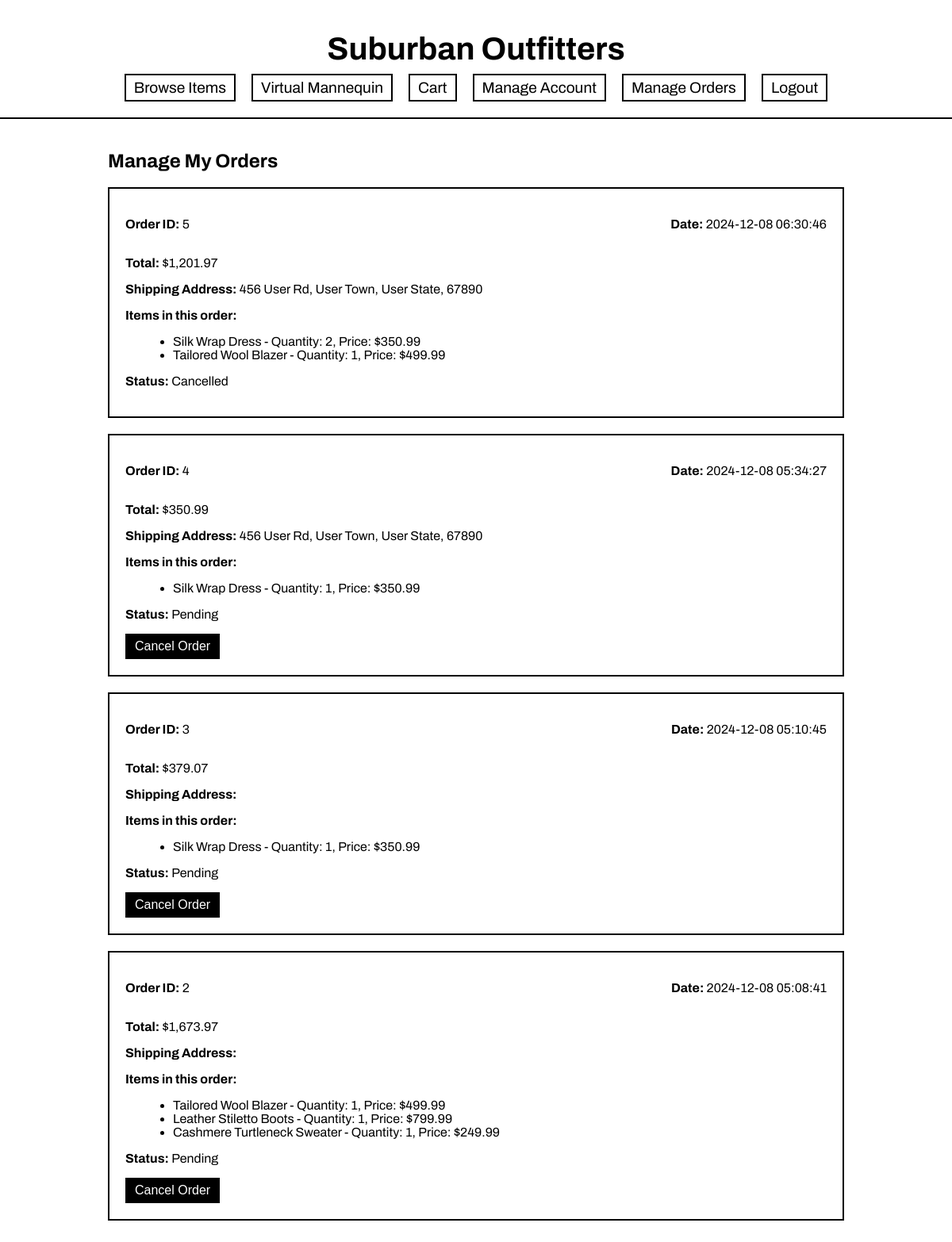
The app's page /manage_user_orders.php (signed in) with its own data.
### tables this page shows
CREATE TABLE `orders` (
  `id` int UNSIGNED NOT NULL,
  `user_id` int UNSIGNED NOT NULL,
  `order_date` timestamp NULL DEFAULT CURRENT_TIMESTAMP,
  `status` enum('Pending','Shipped','Delivered','Cancelled') DEFAULT 'Pending',
  `total_amount` decimal(10,2) NOT NULL,
  `shipping_address` text
);

CREATE TABLE `order_items` (
  `id` int UNSIGNED NOT NULL,
  `order_id` int UNSIGNED NOT NULL,
  `item_id` int UNSIGNED NOT NULL,
  `quantity` int NOT NULL,
  `price` decimal(10,2) NOT NULL
);

CREATE TABLE `Items` (
  `id` int UNSIGNED NOT NULL,
  `name` varchar(255) NOT NULL,
  `price` decimal(10,2) NOT NULL,
  `description` text,
  `stock_quantity` int UNSIGNED NOT NULL,
  `image` varchar(255) DEFAULT NULL
);

### manage_user_orders.php (the view, shortened to what this page needs)
<?php
include 'db_config.php';
$user_id = $_SESSION['user_id'];
$sql = "SELECT * FROM orders WHERE user_id = ? ORDER BY order_date DESC";
$stmt = $conn->prepare($sql);
$stmt->bind_param('i', $user_id);
$stmt->execute();
$result = $stmt->get_result();
$orders = [];
while ($row = $result->fetch_assoc()) {
    $orders[] = $row;
}
function fetchOrderItems($order_id, $conn) {
    $sql = "SELECT oi.*, i.name FROM order_items oi JOIN items i ON oi.item_id = i.id WHERE oi.order_id = ?";
    $stmt = $conn->prepare($sql);
    $stmt->bind_param('i', $order_id);
    $stmt->execute();
    return $stmt->get_result()->fetch_all(MYSQLI_ASSOC);
}
?>
<!DOCTYPE html>
<html lang="en">
<head>
</head>
<body>
    <div class="header">
        <a href="homepage.php" class="logo">Suburban Outfitters</a>
        <div class="nav">
            <a href="catalog.php">Browse Items</a>
            <a href="mannequin.php">Virtual Mannequin</a>
            <a href="shoppingcart.php">Cart</a>
            <a href="manage_account.php">Manage Account</a>
            <a href="manage_user_orders.php">Manage Orders</a>
            <a href="logout.php">Logout</a>
        </div>
    </div>
    <div class="orders-container">
        <h2>Manage My Orders</h2>
        <?php if (count($orders) > 0): ?>
            <?php foreach ($orders as $order): ?>
                <div class="order">
                    <div class="order-header">
                        <p><strong>Order ID:</strong> <?php echo $order['id']; ?></p>
                        <p><strong>Date:</strong> <?php echo $order['order_date']; ?></p>
                    </div>
                    <p><strong>Total:</strong> $<?php echo number_format($order['total_amount'], 2); ?></p>
                    <p><strong>Shipping Address:</strong> <?php echo htmlspecialchars($order['shipping_address'], ENT_QUOTES); ?></p>
                    <div class="order-items">
                        <p><strong>Items in this order:</strong></p>
                        <ul>
                            <?php $items = fetchOrderItems($order['id'], $conn); ?>
                            <?php foreach ($items as $item): ?>
                                <li><?php echo htmlspecialchars($item['name'], ENT_QUOTES); ?> - Quantity: <?php echo $item['quantity']; ?>, Price: $<?php echo number_format($item['price'], 2); ?></li>
                            <?php endforeach; ?>
                        </ul>
                    </div>
                    <div class="order-status">
                        <p><strong>Status:</strong> <?php echo $order['status']; ?></p>
                    </div>
                    <?php if ($order['status'] !== 'Cancelled'): ?>
                        <div class="order-actions">
                            <form method="POST" action="">
                                <button type="submit" name="cancel_order">Cancel Order</button>
                            </form>
                        </div>
                    <?php endif; ?>
                </div>
            <?php endforeach; ?>
        <?php else: ?>
            <p>You have no orders.</p>
        <?php endif; ?>
    </div>
</body>
</html>

### manage_user_orders.php (style rules this page uses)
body { font-family: 'Archivo', sans-serif; margin: 20px; background-color: #fff; color: #000; display: flex; flex-direction: column; align-items: center; }
.header { display: flex; flex-direction: column; align-items: center; width: 100%; padding: 20px; border-bottom: 2px solid #000; }
.header .logo { font-size: 2.5em; font-weight: bold; text-align: center; text-decoration: none; color: inherit; }
.nav { margin-top: 10px; display: flex; gap: 20px; }
.nav a { font-size: 1.2em; text-decoration: none; color: #000; border: 2px solid #000; padding: 5px 10px; transition: background-color 0.3s ease, color 0.3s ease; }
.orders-container { width: 80%; margin-top: 20px; }
.order { border: 2px solid #000; padding: 20px; margin-bottom: 20px; }
.order-header { display: flex; justify-content: space-between; }
.order-items { margin-top: 10px; }
.order-items ul { list-style-type: disc; margin-left: 20px; }
.order-status { margin-top: 10px; }
.order-actions { margin-top: 10px; }
.order-actions button { cursor: pointer; border: 2px solid #000; background-color: #000; color: #fff; padding: 5px 10px; font-size: 1em; transition: background-color 0.3s ease, color 0.3s ease; }

### records on screen
orders: id "5", order_date "2024-12-08 06:30:46", total_amount "1,201.97", shipping_address "456 User Rd, User Town, User State, 67890", status "Cancelled"
order_items: item.name "Silk Wrap Dress", quantity "2", price "350.99"
order_items: item.name "Tailored Wool Blazer", quantity "1", price "499.99"
orders: id "4", order_date "2024-12-08 05:34:27", total_amount "350.99", shipping_address "456 User Rd, User Town, User State, 67890", status "Pending"
order_items: item.name "Silk Wrap Dress", quantity "1", price "350.99"
orders: id "3", order_date "2024-12-08 05:10:45", total_amount "379.07", status "Pending"
order_items: item.name "Silk Wrap Dress", quantity "1", price "350.99"
orders: id "2", order_date "2024-12-08 05:08:41", total_amount "1,673.97", status "Pending"
order_items: item.name "Tailored Wool Blazer", quantity "1", price "499.99"
order_items: item.name "Leather Stiletto Boots", quantity "1", price "799.99"
order_items: item.name "Cashmere Turtleneck Sweater", quantity "1", price "249.99"
